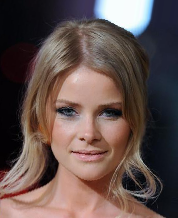
#> input picture Data/celebA/img_align_celeba_png/000010.png, 178 x 218 px; its folder holds only this picture in this run
$ jupyter execute FaceCropper.ipynb
#> lines starting #> are read from the running program, lines starting #| are printed output that depends on the picture
[cell 1]
import os

import cv2

image_path = "Data/celebA/img_align_celeba_png"


def save_faces(cascade, imgname):
#> called with imgname = '000010.png'
    dimension = (90,90)
    img = cv2.imread(os.path.join(image_path, imgname))
#> img is the input picture: shape (218, 178, 3); mean B, G, R 76.5, 80.5, 98.6
    gray = cv2.cvtColor(img,cv2.COLOR_BGR2GRAY)
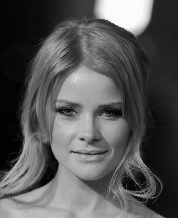
#> gray: shape (218, 178); min 0, max 254, mean 85.4
    for i, face in enumerate(cascade.detectMultiScale(gray,1.1,4)):
        x, y, w, h = face
        sub_face = img[y:y + h, x:x + w]
        sub_face = cv2.resize(sub_face, dimension, interpolation = cv2.INTER_AREA)
        #print('i:{}'.format(i))
        if (h>90 and w>90):
            cv2.imwrite(os.path.join("Data/celebA/", "{}_{}.jpg".format(imgname.removesuffix('.png'), i)), sub_face)
#> this loop made 1 pass
#> (x, y, w, h) on pass 1: (38, 73, 101, 101)
#> pass 1, in save_faces, `sub_face = img[y:y + h, x:x + w]`:
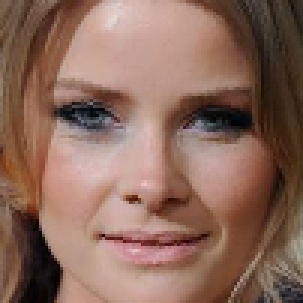
#> sub_face: shape (101, 101, 3) (shown 3 times larger); mean B, G, R 91.2, 105, 139.4
#> pass 1, in save_faces, `sub_face = cv2.resize(sub_face, dimension, interpolation = cv2.INTER_A..`:
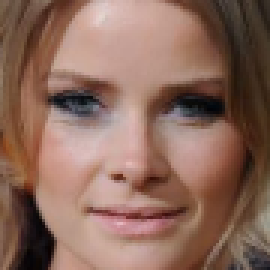
#> sub_face: shape (90, 90, 3) (shown 3 times larger); mean B, G, R 91.2, 105, 139.4
        #print(os.path.join("faces/", "{}_{}.jpg".format(imgname.removesuffix('.png'), i)))
        #print('loop end')

if __name__ == '__main__':
    face_cascade = "haarcascade_frontalface_alt2.xml"
    cascade = cv2.CascadeClassifier(face_cascade)
    number_of_images_needed = 1000
    # Iterate through files
    for f in [f for f in os.listdir(image_path)[:number_of_images_needed] if os.path.isfile(os.path.join(image_path, f))]:
        save_faces(cascade, f)
        print(f.removesuffix('.png'))

$ run again, on Data/celebA/img_align_celeba_png/000011.png
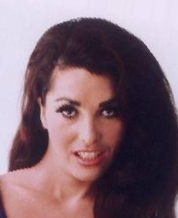
#> input picture Data/celebA/img_align_celeba_png/000011.png, 178 x 218 px
#> in save_faces, img is the input picture: shape (218, 178, 3); mean B, G, R 116.1, 105.4, 129.8
#> in save_faces, `gray = cv2.cvtColor(img,cv2.COLOR_BGR2GRAY)`:
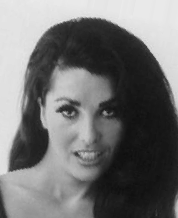
#> gray: shape (218, 178); min 13, max 235, mean 113.9
#> the loop in save_faces, `for i, face in enumerate(cascade.detectMultiScale(gray,1.1,4)):` made 1 pass
#> (x, y, w, h) on pass 1: (34, 70, 109, 109)
#> pass 1, in save_faces, `sub_face = img[y:y + h, x:x + w]`:
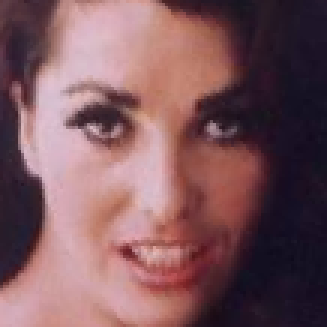
#> sub_face: shape (109, 109, 3) (shown 3 times larger); mean B, G, R 93, 87.3, 124.7

$ run again, on Data/celebA/img_align_celeba_png/000012.png
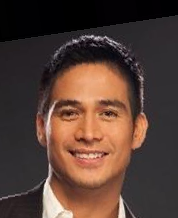
#> input picture Data/celebA/img_align_celeba_png/000012.png, 178 x 218 px
#> in save_faces, img is the input picture: shape (218, 178, 3); mean B, G, R 53.4, 62.2, 85
#> in save_faces, `gray = cv2.cvtColor(img,cv2.COLOR_BGR2GRAY)`:
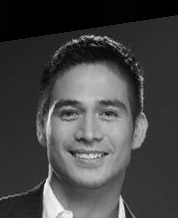
#> gray: shape (218, 178); min 0, max 251, mean 68.1
#> the loop in save_faces, `for i, face in enumerate(cascade.detectMultiScale(gray,1.1,4)):` made 1 pass
#> (x, y, w, h) on pass 1: (36, 70, 107, 107)
#> pass 1, in save_faces, `sub_face = cv2.resize(sub_face, dimension, interpolation = cv2.INTER_A..`:
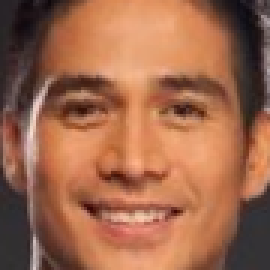
#> sub_face: shape (90, 90, 3) (shown 3 times larger); mean B, G, R 76.6, 103.7, 158.7
